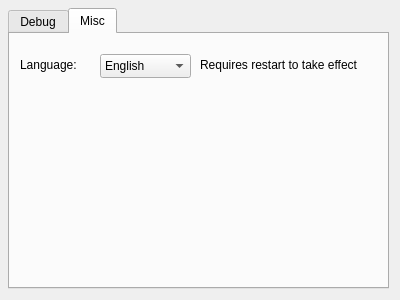
<?xml version="1.0" encoding="UTF-8"?>
<ui version="4.0">
 <class>Settings</class>
 <widget class="QWidget" name="Settings">
  <property name="geometry">
   <rect>
    <x>0</x>
    <y>0</y>
    <width>400</width>
    <height>300</height>
   </rect>
  </property>
  <property name="windowTitle">
   <string>Settings</string>
  </property>
  <widget class="QTabWidget" name="tabWidget">
   <property name="geometry">
    <rect>
     <x>8</x>
     <y>8</y>
     <width>381</width>
     <height>281</height>
    </rect>
   </property>
   <property name="currentIndex">
    <number>1</number>
   </property>
   <widget class="QWidget" name="debugTab">
    <attribute name="title">
     <string>Debug</string>
    </attribute>
   </widget>
   <widget class="QWidget" name="miscTab">
    <attribute name="title">
     <string>Misc</string>
    </attribute>
    <widget class="QComboBox" name="comboBox">
     <property name="geometry">
      <rect>
       <x>90</x>
       <y>20</y>
       <width>91</width>
       <height>24</height>
      </rect>
     </property>
     <property name="font">
      <font>
       <pointsize>9</pointsize>
      </font>
     </property>
     <property name="currentText">
      <string notr="true">English</string>
     </property>
     <item>
      <property name="text">
       <string notr="true">English</string>
      </property>
     </item>
     <item>
      <property name="text">
       <string notr="true">Euskara</string>
      </property>
     </item>
    </widget>
    <widget class="QLabel" name="label">
     <property name="geometry">
      <rect>
       <x>10</x>
       <y>20</y>
       <width>81</width>
       <height>21</height>
      </rect>
     </property>
     <property name="font">
      <font>
       <pointsize>9</pointsize>
      </font>
     </property>
     <property name="text">
      <string>Language:</string>
     </property>
    </widget>
    <widget class="QLabel" name="label_2">
     <property name="geometry">
      <rect>
       <x>190</x>
       <y>23</y>
       <width>181</width>
       <height>16</height>
      </rect>
     </property>
     <property name="text">
      <string>Requires restart to take effect</string>
     </property>
    </widget>
   </widget>
  </widget>
 </widget>
 <resources/>
 <connections/>
</ui>
